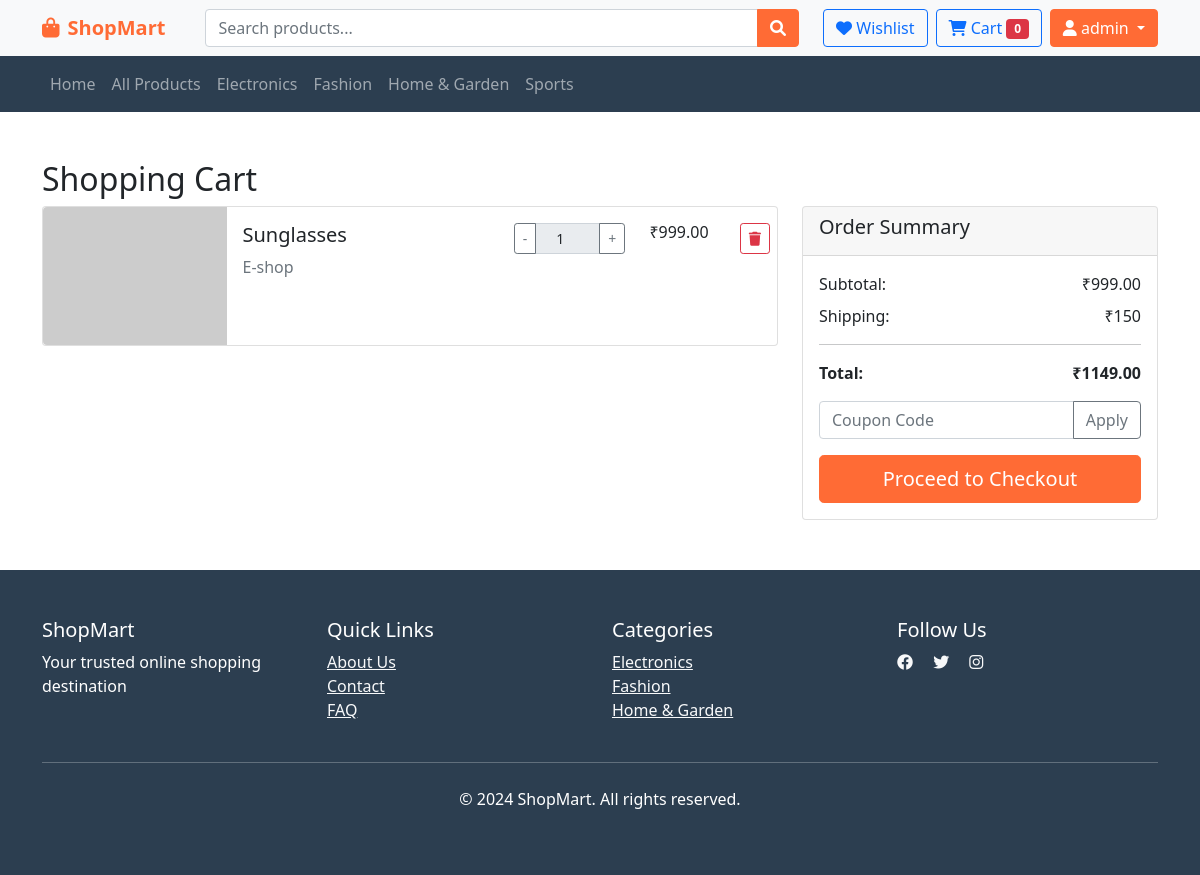
The page /cart/ (signed in) on the database its author committed.
### myapp/models.py (models this page shows, shortened)
class User(AbstractUser):
    USER_TYPES = (
        ('customer', 'Customer'),
        ('vendor', 'Vendor'),
        ('admin', 'Admin'),
    )
    user_type = models.CharField(max_length=20, choices=USER_TYPES, default='customer')
    phone = models.CharField(max_length=15, blank=True)
    date_of_birth = models.DateField(null=True, blank=True)
    profile_image = models.ImageField(upload_to='profiles/', null=True, blank=True)
    is_verified = models.BooleanField(default=False)
    created_at = models.DateTimeField(auto_now_add=True)

class CartItem(models.Model):
    cart = models.ForeignKey(Cart, on_delete=models.CASCADE, related_name='items')
    product = models.ForeignKey(Product, on_delete=models.CASCADE)
    variation = models.ForeignKey(ProductVariation, on_delete=models.CASCADE, null=True, blank=True)
    quantity = models.PositiveIntegerField(default=1)
    created_at = models.DateTimeField(auto_now_add=True)
    @property
    def total_price(self):
        price = self.variation.price if self.variation and self.variation.price else self.product.price
        return price * self.quantity

class Product(models.Model):
    PRODUCT_STATUS = (
        ('draft', 'Draft'),
        ('active', 'Active'),
        ('inactive', 'Inactive'),
        ('out_of_stock', 'Out of Stock'),
    )
    vendor = models.ForeignKey(Vendor, on_delete=models.CASCADE, related_name='products')
    category = models.ForeignKey(Category, on_delete=models.CASCADE)
    brand = models.ForeignKey(Brand, on_delete=models.SET_NULL, null=True, blank=True)
    name = models.CharField(max_length=255)
    slug = models.SlugField(unique=True, blank=True)
    sku = models.CharField(max_length=50, unique=True)
    description = models.TextField()
    short_description = models.CharField(max_length=500, blank=True)
    price = models.DecimalField(max_digits=10, decimal_places=2)
    compare_price = models.DecimalField(max_digits=10, decimal_places=2, null=True, blank=True)
    cost_price = models.DecimalField(max_digits=10, decimal_places=2, null=True, blank=True)
    stock_quantity = models.PositiveIntegerField(default=0)
    low_stock_threshold = models.PositiveIntegerField(default=5)
    track_inventory = models.BooleanField(default=True)
    weight = models.DecimalField(max_digits=8, decimal_places=3, null=True, blank=True)
    dimensions = models.CharField(max_length=50, blank=True)  # L x W x H
    status = models.CharField(max_length=20, choices=PRODUCT_STATUS, default='draft')
    is_featured = models.BooleanField(default=False)
    is_digital = models.BooleanField(default=False)
    meta_title = models.CharField(max_length=255, blank=True)
    meta_description = models.CharField(max_length=500, blank=True)
    rating = models.DecimalField(max_digits=3, decimal_places=2, default=0.00)
    review_count = models.PositiveIntegerField(default=0)
    created_at = models.DateTimeField(auto_now_add=True)
    updated_at = models.DateTimeField(auto_now=True)
    class Meta:
        ordering = ['-created_at']
        indexes = [
            models.Index(fields=['status', 'is_featured']),
            models.Index(fields=['category', 'status']),
            models.Index(fields=['vendor', 'status']),
        ]

class Vendor(models.Model):
    user = models.OneToOneField(User, on_delete=models.CASCADE)
    business_name = models.CharField(max_length=200)
    business_license = models.CharField(max_length=100, unique=True)
    business_email = models.EmailField()
    business_phone = models.CharField(max_length=15)
    business_address = models.TextField()
    logo = models.ImageField(upload_to='vendor_logos/', null=True, blank=True)
    description = models.TextField(blank=True)
    is_approved = models.BooleanField(default=False)
    is_active = models.BooleanField(default=True)
    commission_rate = models.DecimalField(max_digits=5, decimal_places=2, default=10.00)
    rating = models.DecimalField(max_digits=3, decimal_places=2, default=0.00)
    total_sales = models.DecimalField(max_digits=12, decimal_places=2, default=0.00)
    created_at = models.DateTimeField(auto_now_add=True)

### myapp/views.py (the view)
# urls.py: path('cart/', views.cart_view, name='cart_view'),
@login_required
def cart_view(request):
    try:
        cart = Cart.objects.get(user=request.user)
        cart_items = CartItem.objects.filter(cart=cart).select_related(
            'product', 'variation'
        )
    except Cart.DoesNotExist:
        cart_items = []
    subtotal = sum(item.total_price for item in cart_items)
    shipping_cost = 150 if subtotal < 2000 else 0  # Free shipping above 2000
    total = subtotal + shipping_cost
    context = {
        'cart_items': cart_items,
        'subtotal': subtotal,
        'shipping_cost': shipping_cost,
        'total': total,
    }
    return render(request, 'store/cart.html', context)

### myapp/templates/store/cart.html (shortened to what this page needs)
{% extends 'base.html' %}
{% block content %}
<div class="container my-5">
    <h2>Shopping Cart</h2>
    {% if cart_items %}
        <div class="row">
            <div class="col-lg-8">
                {% for item in cart_items %}
                    <div class="card mb-3">
                        <div class="row g-0">
                            <div class="col-md-3">
                                {% if item.product.image %}
                                    <img src="{{ item.product.image.url }}"
                                         class="img-fluid rounded-start h-100"
                                         alt="{{ item.product.name }}"
                                         style="object-fit: cover;">
                                {% else %}
                                    <img src="https://via.placeholder.com/200x150"
                                         class="img-fluid rounded-start h-100"
                                         alt="No Image"
                                         style="object-fit: cover;">
                                {% endif %}
                            </div>
                            <div class="col-md-9">
                                <div class="card-body">
                                    <div class="row">
                                        <div class="col-md-6">
                                            <h5 class="card-title">{{ item.product.name }}</h5>
                                            <p class="text-muted">{{ item.product.vendor.business_name }}</p>
                                        </div>
                                        <div class="col-md-3">
                                            <div class="input-group">
                                                <button class="btn btn-outline-secondary btn-sm" type="button"
                                                        onclick="updateQuantity({{ item.id }}, {{ item.quantity|add:'-1' }})">-</button>
                                                <input type="number" class="form-control form-control-sm text-center"
                                                       value="{{ item.quantity }}" min="1" readonly>
                                                <button class="btn btn-outline-secondary btn-sm" type="button"
                                                        onclick="updateQuantity({{ item.id }}, {{ item.quantity|add:'1' }})">+</button>
                                            </div>
                                        </div>
                                        <div class="col-md-2">
                                            <p class="h6">₹{{ item.total_price }}</p>
                                        </div>
                                        <div class="col-md-1">
                                            <button class="btn btn-outline-danger btn-sm"
                                                    onclick="removeItem({{ item.id }})">
                                                <i class="fas fa-trash"></i>
                                            </button>
                                        </div>
                                    </div>
                                </div>
                            </div>
                        </div>
                    </div>
                {% endfor %}
            </div>
            <div class="col-lg-4">
                <div class="card">
                    <div class="card-header">
                        <h5>Order Summary</h5>
                    </div>
                    <div class="card-body">
                        <div class="d-flex justify-content-between mb-2">
                            <span>Subtotal:</span>
                            <span>₹{{ subtotal }}</span>
                        </div>
                        <div class="d-flex justify-content-between mb-2">
                            <span>Shipping:</span>
                            <span>{% if shipping_cost > 0 %}₹{{ shipping_cost }}{% else %}Free{% endif %}</span>
                        </div>
                        <hr>
                        <div class="d-flex justify-content-between mb-3">
                            <strong>Total:</strong>
                            <strong>₹{{ total }}</strong>
                        </div>
                        <div class="mb-3">
                            <div class="input-group">
                                <input type="text" class="form-control" placeholder="Coupon Code" id="coupon-code">
                                <button class="btn btn-outline-secondary" type="button" onclick="applyCoupon()">Apply</button>
                            </div>
                        </div>
                        <div class="d-grid">
                            <a href="{% url 'checkout' %}" class="btn btn-primary btn-lg">Proceed to Checkout</a>
                        </div>
                    </div>
                </div>
            </div>
        </div>
    {% endif %}
</div>
{% endblock %}

### myapp/templates/base.html (shortened to what this page needs)
{% load static %}
<!DOCTYPE html>
<html lang="en">
<head>
    <link href="https://cdn.jsdelivr.net/npm/bootstrap@5.1.3/dist/css/bootstrap.min.css" rel="stylesheet">
    <link href="https://cdnjs.cloudflare.com/ajax/libs/font-awesome/6.0.0/css/all.min.css" rel="stylesheet">
</head>
<body>
<nav class="navbar navbar-expand-lg navbar-light bg-light sticky-top">
    <div class="container">
        <a class="navbar-brand" href="{% url 'home' %}">
            <i class="fas fa-shopping-bag me-2"></i>ShopMart
        </a>
        <div class="flex-grow-1 mx-4">
            <div class="search-bar">
                <div class="input-group">
                    <input type="text" class="form-control" id="search-input"
                           placeholder="Search products..." value="{{ request.GET.search }}">
                    <button class="btn btn-primary" type="button" id="search-btn">
                        <i class="fas fa-search"></i>
                    </button>
                </div>
            </div>
        </div>
        <div class="d-flex align-items-center">
            {% if user.is_authenticated %}
                <a href="{% url 'wishlist' %}" class="btn btn-outline-primary me-2">
                    <i class="fas fa-heart"></i> Wishlist
                </a>
                <a href="{% url 'cart_view' %}" class="btn btn-outline-primary me-2">
                    <i class="fas fa-shopping-cart"></i> Cart
                    <span class="badge bg-danger" id="cart-count">0</span>
                </a>
                <div class="dropdown">
                    <button class="btn btn-primary dropdown-toggle" type="button" data-bs-toggle="dropdown">
                        <i class="fas fa-user"></i> {{ user.username }}
                    </button>
                </div>
            {% else %}
                <a href="{% url 'login' %}" class="btn btn-outline-primary me-2">Login</a>
                <a href="{% url 'register' %}" class="btn btn-primary">Register</a>
            {% endif %}
        </div>
    </div>
</nav>
<nav class="navbar navbar-expand-lg navbar-dark" style="background-color: var(--dark-color);">
    <div class="container">
        <div class="navbar-nav">
            <a class="nav-link" href="{% url 'home' %}">Home</a>
            <a class="nav-link" href="{% url 'product_list' %}">All Products</a>
            <a class="nav-link" href="{% url 'product_list' %}?category=electronics">Electronics</a>
            <a class="nav-link" href="{% url 'product_list' %}?category=fashion">Fashion</a>
            <a class="nav-link" href="{% url 'product_list' %}?category=home">Home & Garden</a>
            <a class="nav-link" href="{% url 'product_list' %}?category=sports">Sports</a>
        </div>
    </div>
</nav>
<main>
    {% block content %}{% endblock %}
</main>
<footer class="footer py-5">
    <div class="container">
        <div class="row">
            <div class="col-md-3">
                <h5>ShopMart</h5>
                <p>Your trusted online shopping destination</p>
            </div>
            <div class="col-md-3">
                <h5>Quick Links</h5>
                <ul class="list-unstyled">
                    <li><a href="#" class="text-light">About Us</a></li>
                    <li><a href="#" class="text-light">Contact</a></li>
                    <li><a href="#" class="text-light">FAQ</a></li>
                </ul>
            </div>
            <div class="col-md-3">
                <h5>Categories</h5>
                <ul class="list-unstyled">
                    <li><a href="#" class="text-light">Electronics</a></li>
                    <li><a href="#" class="text-light">Fashion</a></li>
                    <li><a href="#" class="text-light">Home & Garden</a></li>
                </ul>
            </div>
            <div class="col-md-3">
                <h5>Follow Us</h5>
                <a href="#" class="text-light me-3"><i class="fab fa-facebook"></i></a>
                <a href="#" class="text-light me-3"><i class="fab fa-twitter"></i></a>
                <a href="#" class="text-light me-3"><i class="fab fa-instagram"></i></a>
            </div>
        </div>
        <hr class="my-4">
        <div class="text-center">
            <p>&copy; 2024 ShopMart. All rights reserved.</p>
        </div>
    </div>
</footer>
</body>
</html>

### myapp/templates/base.html (style rules this page uses)
:root { --primary-color: #ff6b35; --secondary-color: #f7931e; --dark-color: #2c3e50; --light-color: #ecf0f1; }
.navbar-brand { font-weight: bold; color: var(--primary-color) !important; }
.btn-primary { background-color: var(--primary-color); border-color: var(--primary-color); }
.footer { background-color: var(--dark-color); color: white; margin-top: 50px; }
.search-bar { position: relative; }

### rows shown on the page
User: username "admin"
CartItem: product.name "Sunglasses", product.vendor.business_name "E-shop", quantity "1", total_price "999.00"

### other values the page prints
{{ subtotal }} "999.00"
{{ shipping_cost }} "150"
{{ total }} "1149.00"
